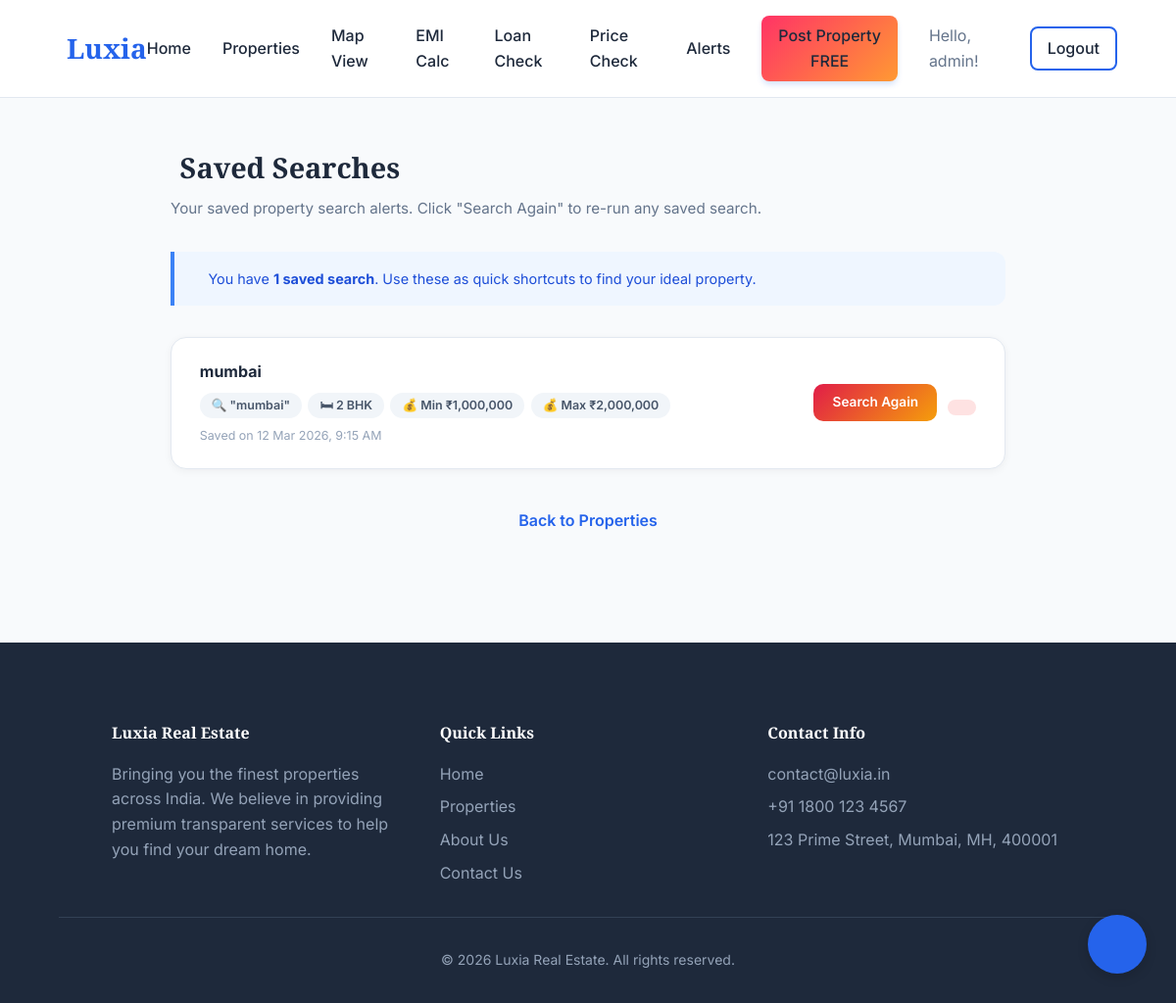
The page /saved-searches/ (signed in) on the database as committed earlier.
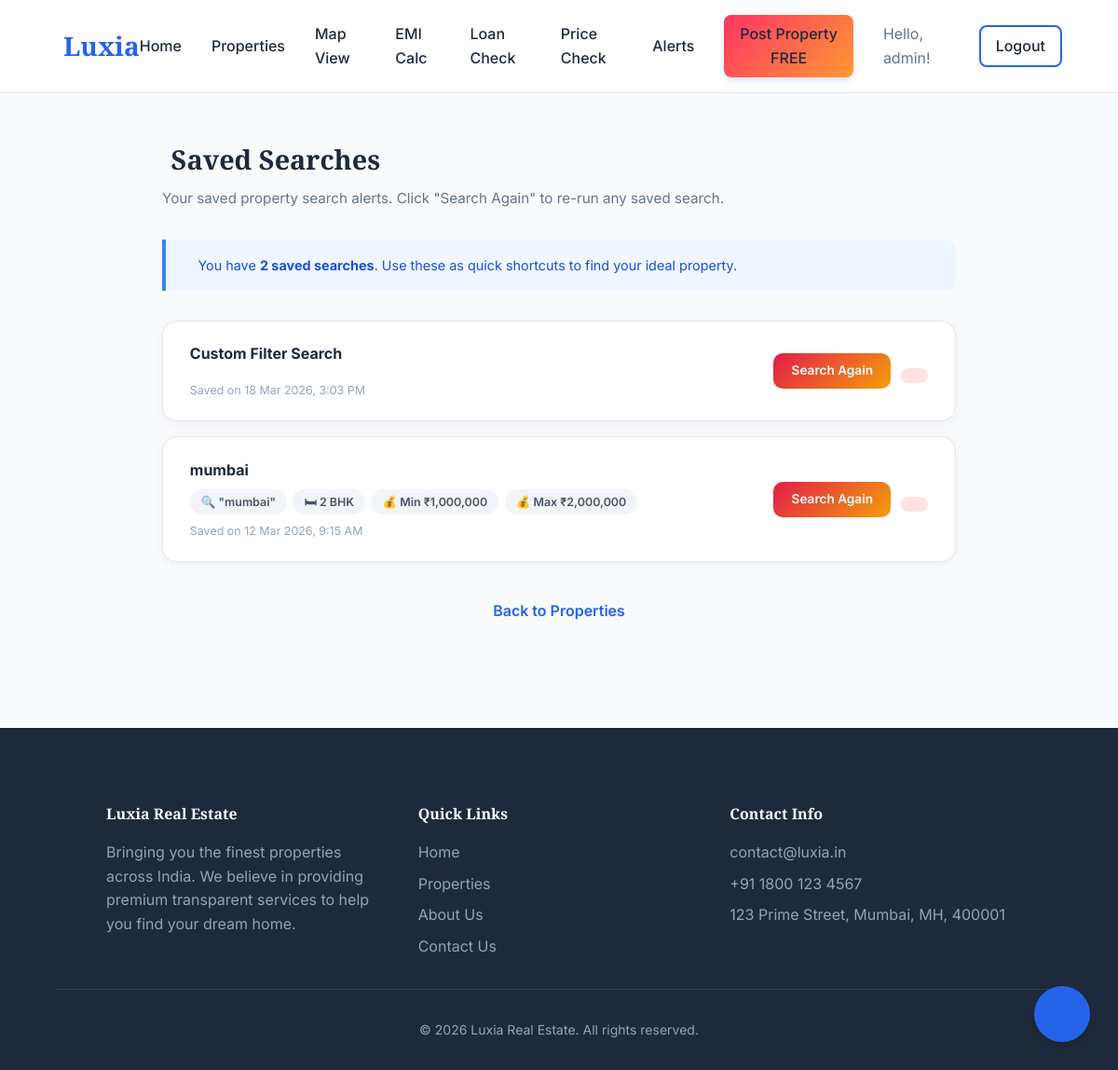
The same page on the database as committed later.
### properties_app/models.py (models this page shows, shortened)
class SavedSearch(models.Model):
    user = models.ForeignKey(User, related_name='saved_searches', on_delete=models.CASCADE)
    query = models.CharField(max_length=200, blank=True, null=True, help_text="Search keyword")
    city = models.CharField(max_length=100, blank=True, null=True)
    property_type = models.CharField(max_length=20, blank=True, null=True)
    bhk = models.IntegerField(blank=True, null=True)
    min_price = models.DecimalField(max_digits=12, decimal_places=2, blank=True, null=True)
    max_price = models.DecimalField(max_digits=12, decimal_places=2, blank=True, null=True)
    created_at = models.DateTimeField(auto_now_add=True)
    def get_search_url(self):
        params = []
        if self.query:
            params.append(f"q={self.query}")
        if self.property_type:
            params.append(f"type={self.property_type}")
        if self.bhk:
            params.append(f"bhk={self.bhk}")
        if self.min_price:
            params.append(f"min_price={int(self.min_price)}")
        if self.max_price:
            params.append(f"max_price={int(self.max_price)}")
        return "/properties/?" + "&".join(params) if params else "/properties/"

### properties_app/views.py (the view)
# urls.py: path('saved-searches/', views.saved_searches, name='saved_searches'),
@login_required
def saved_searches(request):
    if request.method == 'POST' and request.POST.get('delete_id'):
        delete_id = request.POST.get('delete_id')
        SavedSearch.objects.filter(pk=delete_id, user=request.user).delete()
        messages.success(request, 'Saved search deleted.')
        return redirect('saved_searches')
    searches = SavedSearch.objects.filter(user=request.user).order_by('-created_at')
    return render(request, 'saved_searches.html', {'searches': searches})

### templates/saved_searches.html (shortened to what this page needs)
{% extends 'base.html' %}
{% load static %}
{% load humanize %}
{% block content %}
<div class="ss-page">
    <div class="ss-header">
        <h1> Saved Searches</h1>
        <p>Your saved property search alerts. Click "Search Again" to re-run any saved search.</p>
    </div>
    {% if searches %}
    <div class="ss-tip-box">
        <span>You have <strong>{{ searches|length }} saved search{{ searches|length|pluralize:"es" }}</strong>. Use
            these as quick shortcuts to find your ideal property.</span>
    </div>
    {% for s in searches %}
    <div class="ss-card">
        <div class="ss-card-left">
            <div class="ss-card-title">
                {% if s.query %}{{ s.query }}{% elif s.city %}{{ s.city }}{% else %}Custom Filter Search{% endif %}
            </div>
            <div class="ss-tags">
                {% if s.query %}<span class="ss-tag">🔍 "{{ s.query }}"</span>{% endif %}
                {% if s.bhk %}<span class="ss-tag">🛏 {{ s.bhk }} BHK</span>{% endif %}
                {% if s.min_price %}<span class="ss-tag">💰 Min ₹{{ s.min_price|floatformat:0|intcomma }}</span>{% endif %}
                {% if s.max_price %}<span class="ss-tag">💰 Max ₹{{ s.max_price|floatformat:0|intcomma }}</span>{% endif %}
            </div>
            <div class="ss-date">Saved on {{ s.created_at|date:"d M Y, g:i A" }}</div>
        </div>
        <div class="ss-actions">
            <a href="{{ s.get_search_url }}" class="btn-search-again">
                 Search Again
            </a>
            <form method="POST" style="margin:0;">
                <button type="submit" class="btn-delete-ss" onclick="return confirm('Delete this saved search?')">
                </button>
            </form>
        </div>
    </div>
    {% endfor %}
    {% endif %}
    <div style="text-align:center; margin-top:2.5rem;">
        <a href="{% url 'properties' %}" style="color:var(--primary-color);font-weight:600;text-decoration:none;">
             Back to Properties
        </a>
    </div>
</div>
{% endblock %}

Rows that differ between the two databases and show on the page:
added SavedSearch: shows "Custom Filter Search", created_at "18 Mar 2026, 3:03 PM"
Other text that changed with them:
{{ searches|length }}: "1" → "2"
